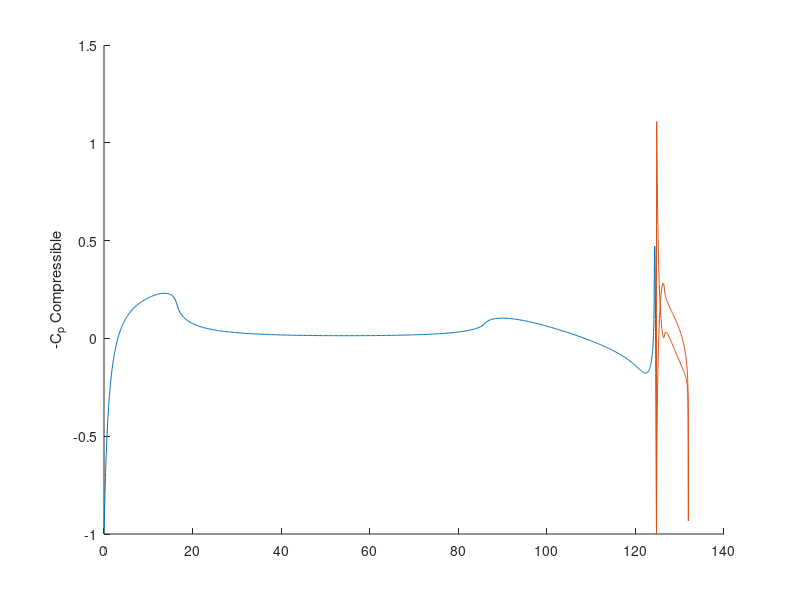
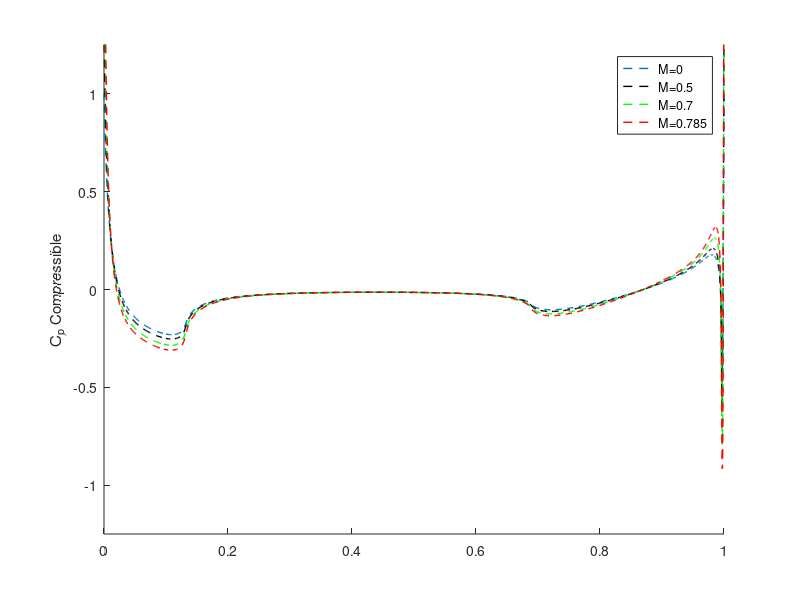
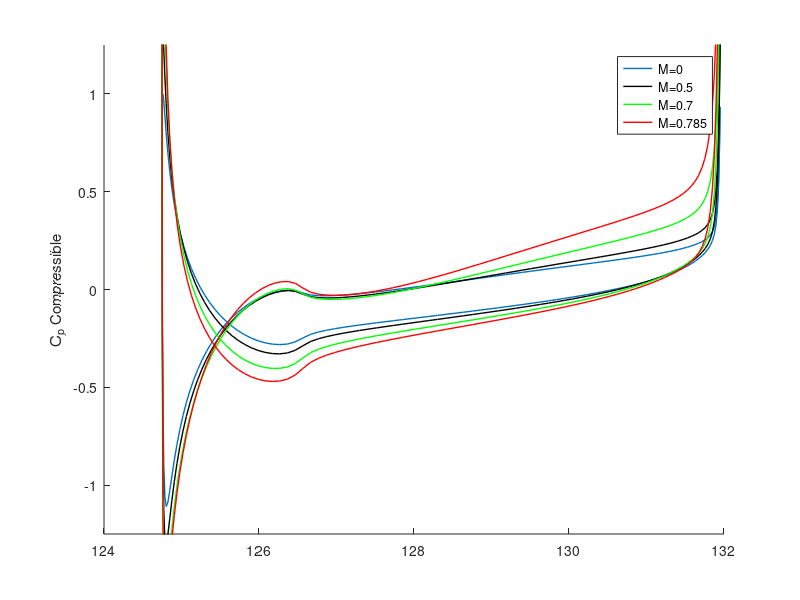
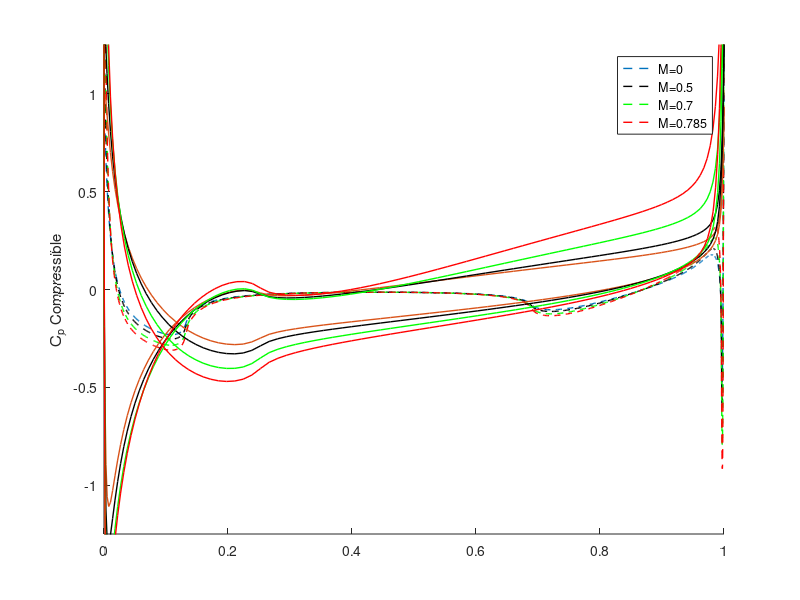

These figures' MATLAB source, in order:
clear all
format compact
close all

load('xcp.mat')
load('props.mat')
load('Cp0.mat')
load('Cp500.mat')
load('Cp700.mat')
load('Cp785.mat')

nseg = length(xcp);

figure(1)
clf
hold on
for iseg=1:nseg
    if( ~props{iseg} )
        plot( xcp{iseg}, -Cp0{iseg} );
    end
end
hold off
ylabel('-C_p Compressible')

figure(2)
clf
hold on
xsh = min(xcp{1});
dx = max(xcp{1})-min(xcp{1});

plot( (xcp{1}-xsh)./dx, Cp0{1}, '--', 'LineWidth', 1 );
plot( (xcp{1}-xsh)./dx, Cp500{1}, 'k--', 'LineWidth', 1 );
plot( (xcp{1}-xsh)./dx, Cp700{1}, 'g--', 'LineWidth', 1 );
plot( (xcp{1}-xsh)./dx, Cp785{1}, 'r--', 'LineWidth', 1 );
hold off
ylabel('C_p Compressible')
legend('M=0','M=0.5','M=0.7','M=0.785') %

ax=axis;
ax(3)=-1.25;
ax(4)=1.25;
axis(ax)


figure(3)
clf
hold on
plot( xcp{2}, Cp0{2}, '-', 'LineWidth', 1 );
plot( xcp{2}, Cp500{2}, 'k-', 'LineWidth', 1 );
plot( xcp{2}, Cp700{2}, 'g-', 'LineWidth', 1 );
plot( xcp{2}, Cp785{2}, 'r-', 'LineWidth', 1 );
hold off
ylabel('C_p Compressible')
legend('M=0','M=0.5','M=0.7','M=0.785') %

ax=axis;
ax(3)=-1.25;
ax(4)=1.25;
axis(ax)

figure(4)
clf
hold on

xsh = min(xcp{1});
dx = max(xcp{1})-min(xcp{1});

plot( (xcp{1}-xsh)./dx, Cp0{1}, '--', 'LineWidth', 1 );
plot( (xcp{1}-xsh)./dx, Cp500{1}, 'k--', 'LineWidth', 1 );
plot( (xcp{1}-xsh)./dx, Cp700{1}, 'g--', 'LineWidth', 1 );
plot( (xcp{1}-xsh)./dx, Cp785{1}, 'r--', 'LineWidth', 1 );

xsh = min(xcp{2});
dx = max(xcp{2})-min(xcp{2});

plot( (xcp{2}-xsh)./dx, Cp0{2}, '-', 'LineWidth', 1 );
plot( (xcp{2}-xsh)./dx, Cp500{2}, 'k', 'LineWidth', 1 );
plot( (xcp{2}-xsh)./dx, Cp700{2}, 'g', 'LineWidth', 1 );
plot( (xcp{2}-xsh)./dx, Cp785{2}, 'r', 'LineWidth', 1 );
hold off
ylabel('C_p Compressible')
legend('M=0','M=0.5','M=0.7','M=0.785') %

ax=axis;
ax(1)=0;
ax(2)=1;
ax(3)=-1.25;
ax(4)=1.25;
axis(ax)


